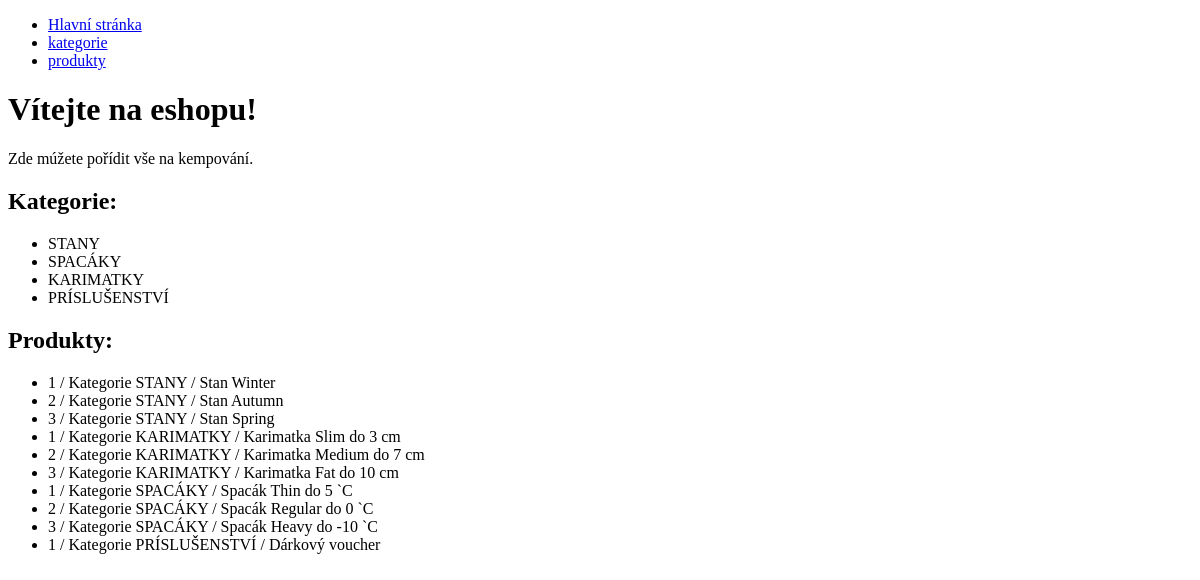
The app's page /, older data.
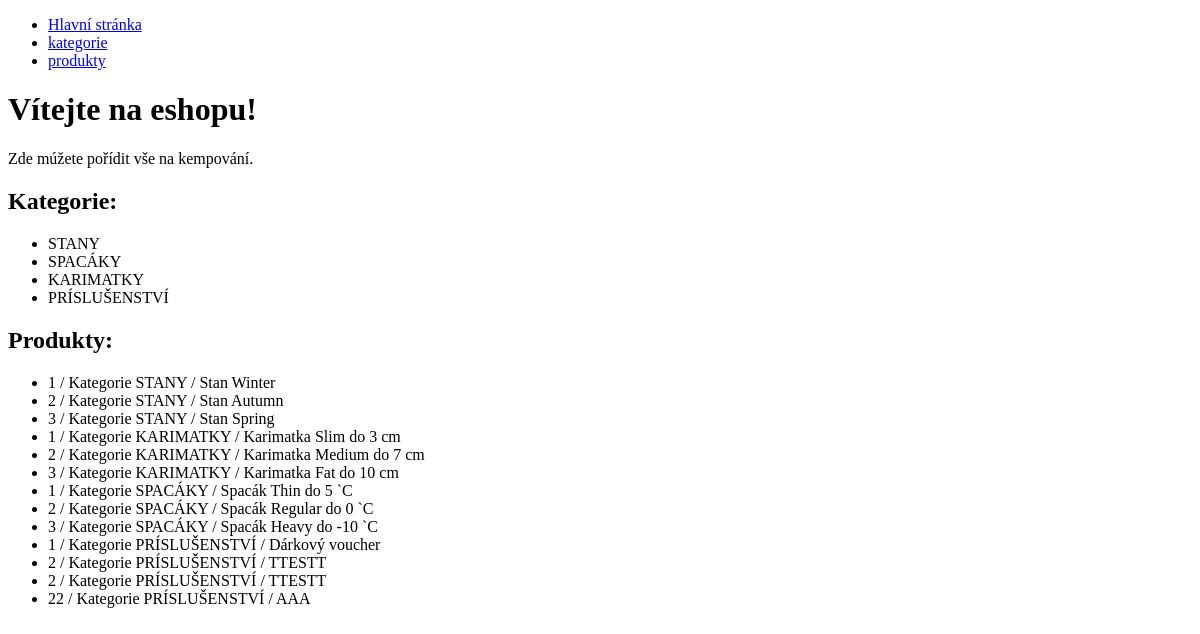
The same page, newer data.
### viewer/models.py (models this page shows, shortened)
class Categorie(models.Model):
    name = models.CharField(max_length=30)
    def __str__(self):
        return f"Kategorie {self.name}"

class Product(models.Model):
    name = models.CharField(max_length=30)
    weight = models.IntegerField()
    price = models.IntegerField()
    brand = models.CharField(max_length=300)
    category_ID = models.IntegerField()
    products_of_categories = models.ForeignKey(Categorie, on_delete=models.DO_NOTHING, null=True)
    features = models.ManyToManyField(ProductFeature)

### viewer/views.py (the view)
# urls.py: path('', MainPageView.as_view(), name='main'),
class MainPageView(TemplateView):
    template_name = 'main.html'
    extra_context = {
    "all_categories": Categorie.objects.all(),
    "all_products": Product.objects.all()
    }

### viewer/templates/main.html
    {% extends 'base.html' %}
    {% block content %}
    <h1>Vítejte na eshopu!</h1>
    <p>Zde múžete pořídit vše na kempování.</p>
    <h2>Kategorie:</h2>
    <ul>
        {% for categorie in all_categories %}
            <li>{{ categorie.name }}</li>
        {% endfor %}
    </ul>
    <h2>Produkty:</h2>
    <ul>
        {% for product in all_products %}
            <li>{{ product.category_ID}} / {{product.products_of_categories}} / {{product.name}}</li>
        {% endfor %}
    </ul>
     {% endblock %}

Row changes from the older to the newer data that the page shows:
added Product: category_ID "2", products_of_categories "Kategorie PRÍSLUŠENSTVÍ", name "TTESTT"
added Product: category_ID "2", products_of_categories "Kategorie PRÍSLUŠENSTVÍ", name "TTESTT"
added Product: category_ID "22", products_of_categories "Kategorie PRÍSLUŠENSTVÍ", name "AAA"
